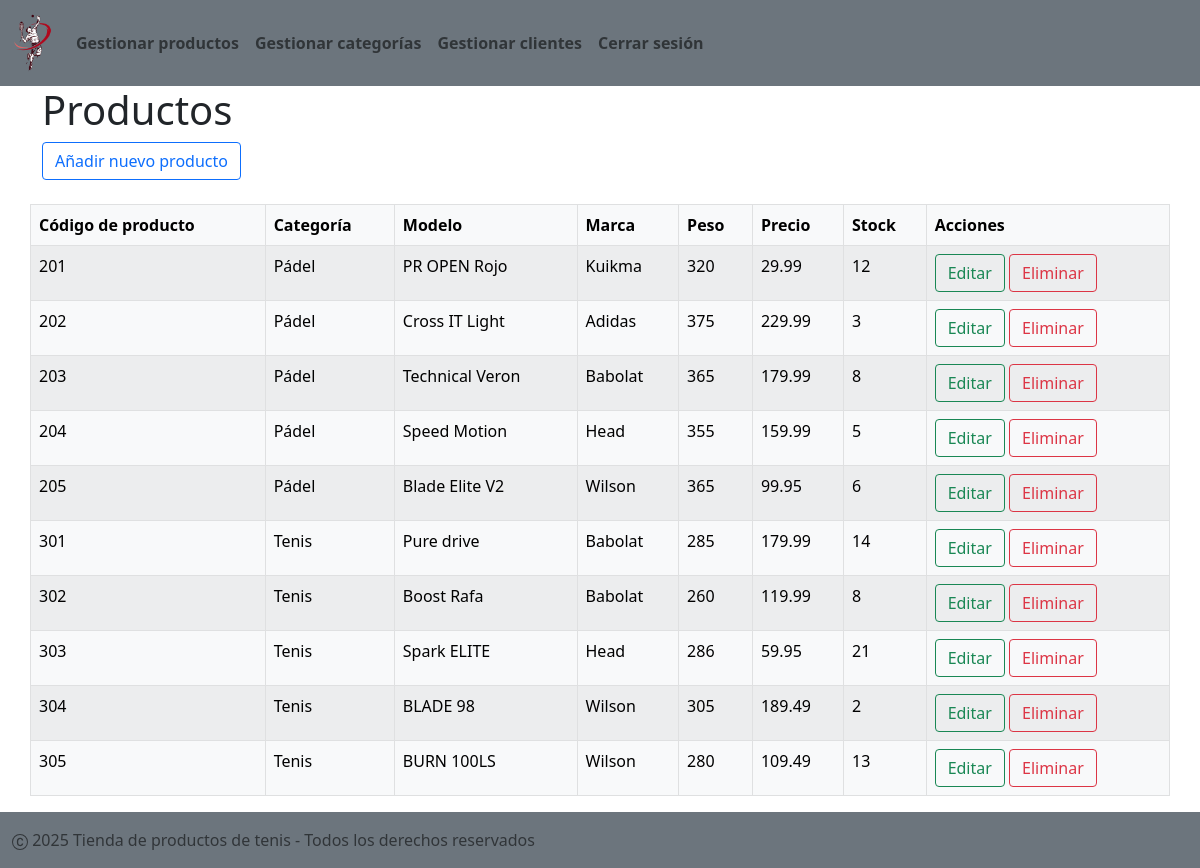
The page /admin/productos.php (signed in) on the database its author committed.
### tables this page shows
CREATE TABLE `Productos` (
  `Cod_producto` int(3) NOT NULL,
  `Categoria` int(3) NOT NULL,
  `Modelo` varchar(50) NOT NULL,
  `Marca` varchar(50) NOT NULL,
  `Peso` int(3) NOT NULL,
  `Precio` float NOT NULL,
  `Stock` int(3) NOT NULL,
  `Visitas` int(5) NOT NULL
);

CREATE TABLE `Categorias` (
  `indice_cat` int(3) NOT NULL,
  `nombre_cat` varchar(50) NOT NULL
);

### admin/includes/crudProductos.php (called while the page is built, shortened)
<?php
class Productos {
    public function getAll() {
        try {
            $db = new Connection();
            $conn = $db->getConnection();
            $sql = "SELECT Productos.*, Categorias.nombre_cat FROM Productos LEFT JOIN Categorias ON Productos.Categoria = Categorias.indice_cat ORDER BY Cod_producto ASC";
            $result = $conn->query($sql);
            return $result ? $result->fetch_all(MYSQLI_ASSOC) : [];
        } catch(Exception $e) {
            return [];
        }
    }
}
?>

### admin/productos.php (the view, shortened to what this page needs)
<?php
require_once "./includes/crudProductos.php";
$productoObj = new Productos();
$listaProductos = $productoObj->getAll();
?>
<!DOCTYPE html>
<html lang="es">
<head>
    <link rel="stylesheet" href="../assets/Bootstrap/css/bootstrap.min.css">
</head>
<body>
    <?php include "menu_admin.php" ?>
    <div class="container-fluid">
        <div class="container">
            <div class="row">
                <h1>Productos</h1>
            </div>
            <div class="row">
                <a href="productos.php?accion=crear">
                    <button type="button" class="btn btn-outline-primary">Añadir nuevo producto</button><br><br>
                </a>
            </div>
            <div class="row">
                <table class="table table-light table-striped table-hover table-bordered">
                    <thead>
                        <tr>
                            <th>Código de producto</th>
                            <th>Categoría</th>
                            <th>Modelo</th>
                            <th>Marca</th>
                            <th>Peso</th>
                            <th>Precio</th>
                            <th>Stock</th>
                            <th>Acciones</th>
                        </tr>
                    </thead>
                    <tbody>
                        <?php foreach ($listaProductos as $producto) : ?>
                            <tr>
                                <td><?= $producto['Cod_producto'] ?></td>
                                <td><?= $producto['nombre_cat'] ?></td>
                                <td><?= $producto['Modelo'] ?></td>
                                <td><?= $producto['Marca'] ?></td>
                                <td><?= $producto['Peso'] ?></td>
                                <td><?= $producto['Precio'] ?></td>
                                <td><?= $producto['Stock'] ?></td>
                                <td>
                                    <a href="productos.php?accion=editar&id=<?= $producto['Cod_producto'] ?>"><button type="button" class="btn btn-outline-success">Editar</button></a>
                                    <a href="productos.php?accion=eliminar&id=<?= $producto['Cod_producto'] ?>" onclick="return confirm('¿Estás seguro?')"><button type="button" class="btn btn-outline-danger">Eliminar</button></a>
                                </td>
                            </tr>
                        <?php endforeach ?>
                    </tbody>
                </table>
            </div>
        </div>
    </div>
    <?php include "../footer.php" ?>
</body>
</html>

### rows shown on the page
productos: Cod_producto "201", Categoria.nombre_cat "Pádel", Modelo "PR OPEN Rojo", Marca "Kuikma", Peso "320", Precio "29.99", Stock "12"
productos: Cod_producto "202", Categoria.nombre_cat "Pádel", Modelo "Cross IT Light", Marca "Adidas", Peso "375", Precio "229.99", Stock "3"
productos: Cod_producto "203", Categoria.nombre_cat "Pádel", Modelo "Technical Veron", Marca "Babolat", Peso "365", Precio "179.99", Stock "8"
productos: Cod_producto "204", Categoria.nombre_cat "Pádel", Modelo "Speed Motion", Marca "Head", Peso "355", Precio "159.99", Stock "5"
productos: Cod_producto "205", Categoria.nombre_cat "Pádel", Modelo "Blade Elite V2", Marca "Wilson", Peso "365", Precio "99.95", Stock "6"
productos: Cod_producto "301", Categoria.nombre_cat "Tenis", Modelo "Pure drive", Marca "Babolat", Peso "285", Precio "179.99", Stock "14"
productos: Cod_producto "302", Categoria.nombre_cat "Tenis", Modelo "Boost Rafa", Marca "Babolat", Peso "260", Precio "119.99", Stock "8"
productos: Cod_producto "303", Categoria.nombre_cat "Tenis", Modelo "Spark ELITE", Marca "Head", Peso "286", Precio "59.95", Stock "21"
productos: Cod_producto "304", Categoria.nombre_cat "Tenis", Modelo "BLADE 98", Marca "Wilson", Peso "305", Precio "189.49", Stock "2"
productos: Cod_producto "305", Categoria.nombre_cat "Tenis", Modelo "BURN 100LS", Marca "Wilson", Peso "280", Precio "109.49", Stock "13"
